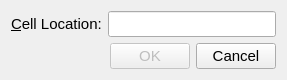
<?xml version="1.0" encoding="UTF-8"?>
<ui version="4.0">
 <class>goToCellDialog</class>
 <widget class="QDialog" name="goToCellDialog">
  <property name="geometry">
   <rect>
    <x>0</x>
    <y>0</y>
    <width>287</width>
    <height>80</height>
   </rect>
  </property>
  <property name="font">
   <font>
    <pointsize>11</pointsize>
   </font>
  </property>
  <property name="windowTitle">
   <string>Go To Cell</string>
  </property>
  <layout class="QVBoxLayout" name="verticalLayout">
   <item>
    <layout class="QHBoxLayout" name="horizontalLayout">
     <item>
      <widget class="QLabel" name="label">
       <property name="text">
        <string>&amp;Cell Location:</string>
       </property>
       <property name="buddy">
        <cstring>lineEdit</cstring>
       </property>
      </widget>
     </item>
     <item>
      <widget class="QLineEdit" name="lineEdit"/>
     </item>
    </layout>
   </item>
   <item>
    <layout class="QHBoxLayout" name="horizontalLayout_2">
     <item>
      <spacer name="horizontalSpacer">
       <property name="orientation">
        <enum>Qt::Horizontal</enum>
       </property>
       <property name="sizeHint" stdset="0">
        <size>
         <width>40</width>
         <height>20</height>
        </size>
       </property>
      </spacer>
     </item>
     <item>
      <widget class="QPushButton" name="okButton">
       <property name="enabled">
        <bool>false</bool>
       </property>
       <property name="text">
        <string>OK</string>
       </property>
       <property name="default">
        <bool>true</bool>
       </property>
      </widget>
     </item>
     <item>
      <widget class="QPushButton" name="cancelButton">
       <property name="text">
        <string>Cancel</string>
       </property>
      </widget>
     </item>
    </layout>
   </item>
  </layout>
 </widget>
 <tabstops>
  <tabstop>lineEdit</tabstop>
  <tabstop>okButton</tabstop>
  <tabstop>cancelButton</tabstop>
 </tabstops>
 <resources/>
 <connections/>
</ui>
